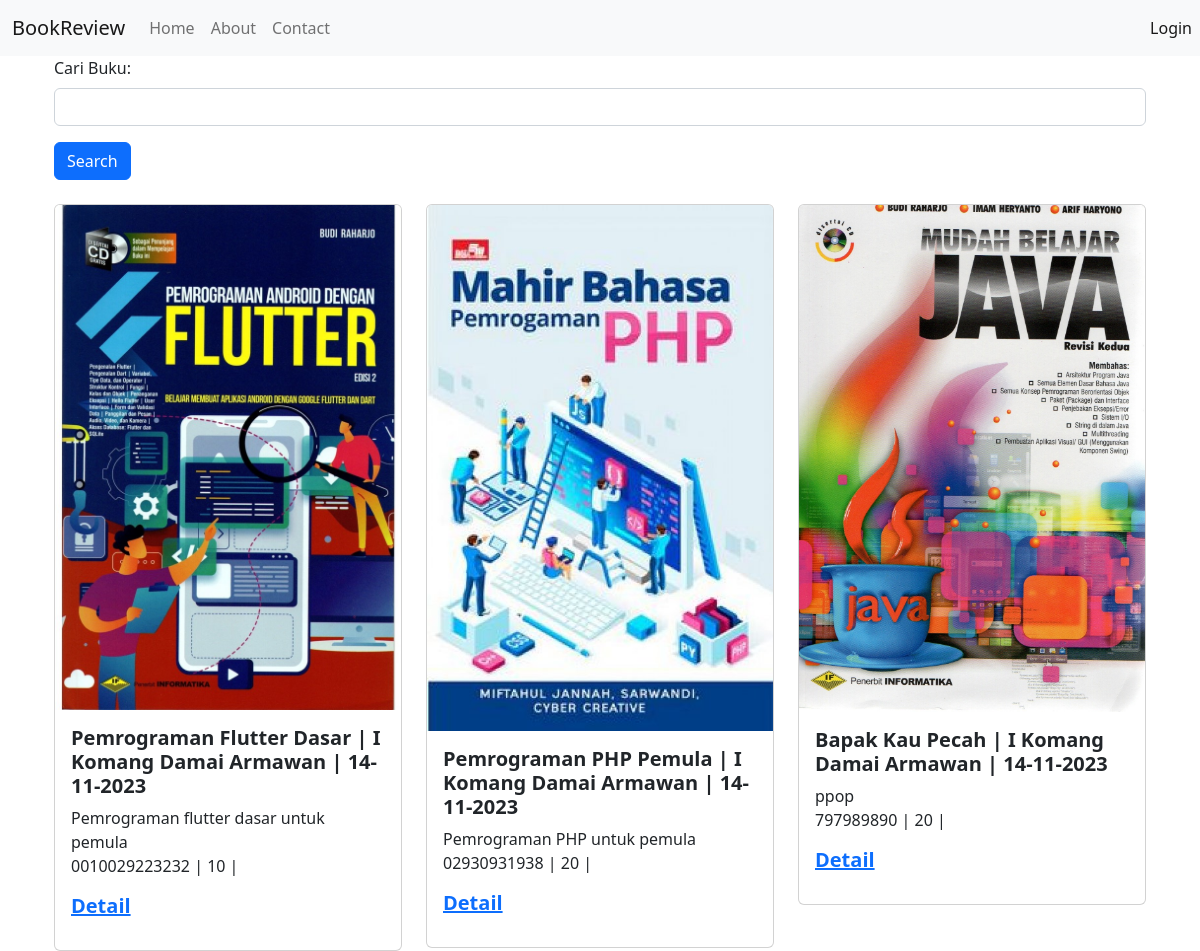
The page / on the database its author committed.
### book/models.py (models this page shows, shortened)
class Book(models.Model):
    judul = models.CharField(max_length=250)
    isbn = models.CharField(max_length=13)
    pengarang = models.CharField(max_length=250)
    sinopsis = models.TextField(blank=True, null=True)
    tanggal_rilis = models.DateField()
    jumlah_halaman = models.IntegerField()
    gambar = models.ImageField(upload_to='movie/images/')
    Publisher = models.ForeignKey(Publisher,on_delete=models.CASCADE)

### book/views.py (the view)
# urls.py: 2. Add a URL to urlpatterns:  path('', views.home, name='home')
def home(request):
    searchJudul = request.GET.get('judul')
    if searchJudul:
       books = Book.objects.filter(judul__icontains=searchJudul)
    else:
      books = Book.objects.all()
    return render(request, 'home.html', {'searchJudul':searchJudul,'books' : books})

### book/templates/home.html (shortened to what this page needs)
<!DOCTYPE html>
<html lang="en">
<head>
    <link href="https://cdn.jsdelivr.net/npm/bootstrap@5.3.2/dist/css/bootstrap.min.css" rel="stylesheet"
>
</head>
<body>
    {% extends 'base.html' %}
    {% block content %}
    <div class="container">
        <form action="">
            <div class="mb-3">
                <label class="form-label">Cari Buku:</label>
                <input type="text" name="judul" class="form-control" />
            </div>
            <button type="submit" class="btn btn-primary">Search</button>
        </form>
        <br />
        <div class="row row-cols-1 row-cols-md-3 g-4">
            {% for book in books %}
            <div class="col">
                <div class="card">
                    <img alt="" class="card-img-top" src="{{ book.gambar.url }}" />
                    <div class="card-body">
                        <h5 class="card-title fw-bold">{{ book.judul }} | {{ book.pengarang }} | {{ book.tanggal_rilis|date:"d-m-Y" }}</h5>
                        <p class="card-text">
                            {{ book.sinopsis }}
                            <br />
                            {{ book.isbn }} | {{ book.jumlah_halaman }} | {{ book.publisher.nama }}
                            <a href="{% url 'detail' book.id %}">
                                <h5 class="card-title fw-bold">Detail</h5>
                            </a>
                        </p>
                    </div>
                </div>
            </div>
            {% endfor %}
        </div>
    </div>
    {% endblock content %}

### book/templates/base.html (shortened to what this page needs)
<!DOCTYPE html>
<html>
<head>
    <link href="https://cdn.jsdelivr.net/npm/bootstrap@5.2.3/dist/css/bootstrap.min.css" rel="stylesheet"
 />
</head>
<body>
    <nav class="navbar navbar-expand-lg bg-light">
        <div class="container-fluid">
            <a class="navbar-brand" href="#">BookReview</a>
            <div class="collapse navbar-collapse" id="navbarSupportedContent">
                <ul class="navbar-nav me-auto mb-2 mb-lg-0">
                    <li class="nav-item">
                        <a class="nav-link" href="{% url 'home' %}">Home</a>
                    </li>
                    <li class="nav-item">
                        <a class="nav-link" href="{% url 'about' %}">About</a>
                    </li>
                    <li class="nav-item">
                        <a class="nav-link" href="{% url 'contact' %}">Contact</a>
                    </li>
                    <ul class="navbar-nav mb-2 mb-lg-0 d-flex">
                        <li class="nav-item d-flex justify-content-end end-0 position-absolute">
                            <a class="nav-link active" aria-current="page" href="{% url 'admin:index' %}">Login</a>
                        </li>
                    </ul>
                </ul>
            </div>
        </div>
    </nav>
    <div class="container">
        {% block content %}
        {% endblock content %}
    </div>
</body>
</html>

### rows shown on the page
Book: gambar (picture), judul "Pemrograman Flutter Dasar", pengarang "I Komang Damai Armawan", tanggal_rilis "14-11-2023", sinopsis "Pemrograman flutter dasar untuk pemula", isbn "0010029223232", jumlah_halaman "10"
Book: gambar (picture), judul "Pemrograman PHP Pemula", pengarang "I Komang Damai Armawan", tanggal_rilis "14-11-2023", sinopsis "Pemrograman PHP untuk pemula", isbn "02930931938", jumlah_halaman "20"
Book: gambar (picture), judul "Bapak Kau Pecah", pengarang "I Komang Damai Armawan", tanggal_rilis "14-11-2023", sinopsis "ppop", isbn "797989890", jumlah_halaman "20"
